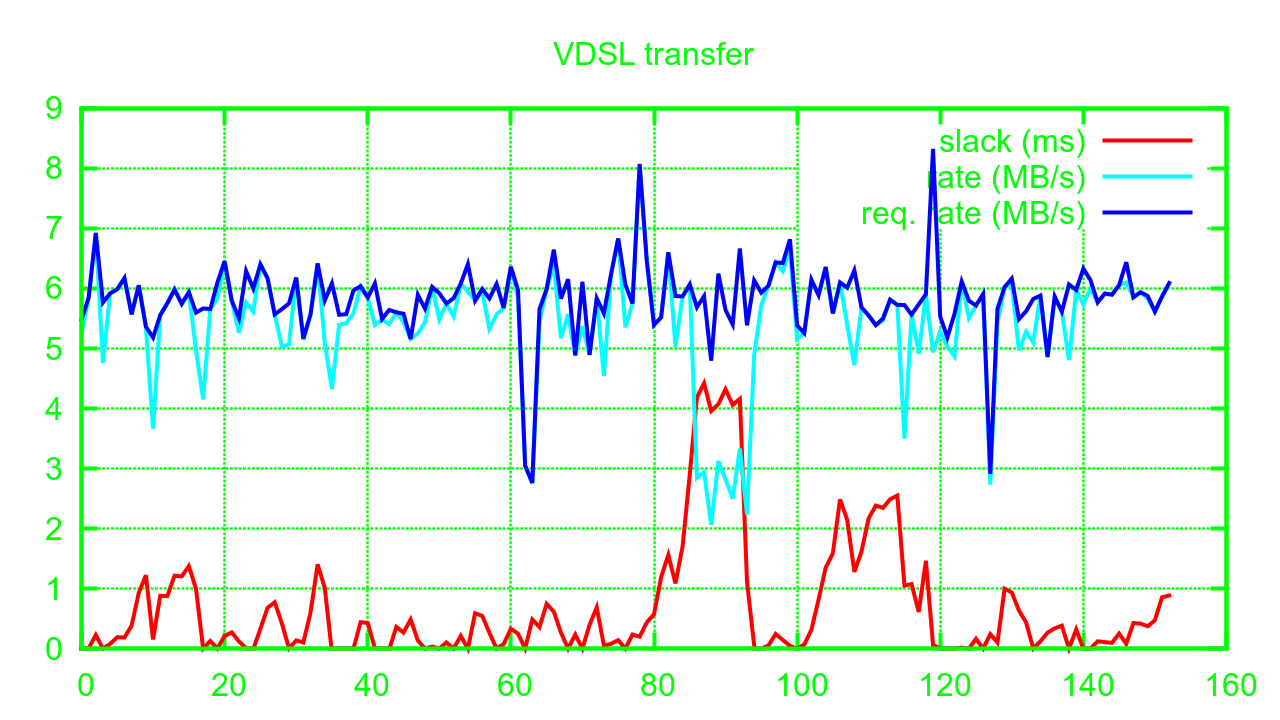

Write gnuplot code to recreate this figure.
set terminal pngcairo transparent linewidth 4 font ",24" size 1280, 720
set style data lines
set grid lc rgbcolor "green"
set title "VDSL transfer" textcolor rgbcolor "green"
set xtics textcolor rgbcolor "green"
set ytics textcolor rgbcolor "green"
set key textcolor rgbcolor "green"
set border 31 lc rgbcolor "green"
set style line 1 lc rgbcolor "red"
set style line 2 lc rgbcolor "#00ffff"
set style line 3 lc rgbcolor "blue"
plot "slack-vdsl" using ($1 / 1000000) title "slack (ms)" linestyle 1,\
"rate-vdsl" using (32768000 / $1) title "rate (MB/s)" linestyle 2,\
"rate-send-vdsl" using (32768000 / $1) title "req. rate (MB/s)" linestyle 3
quit
